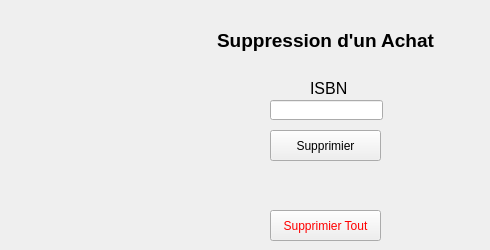
          <widget class="QWidget" name="Suppression">
           <attribute name="title">
            <string>Suppression</string>
           </attribute>
           <widget class="QLabel" name="Txt_VS">
            <property name="geometry">
             <rect>
              <x>170</x>
              <y>20</y>
              <width>311</width>
              <height>41</height>
             </rect>
            </property>
            <property name="font">
             <font>
              <pointsize>14</pointsize>
              <weight>75</weight>
              <bold>true</bold>
             </font>
            </property>
            <property name="layoutDirection">
             <enum>Qt::LeftToRight</enum>
            </property>
            <property name="text">
             <string>Suppression d'un Achat</string>
            </property>
            <property name="alignment">
             <set>Qt::AlignCenter</set>
            </property>
           </widget>
           <widget class="QLineEdit" name="LE_IDVentVS">
            <property name="geometry">
             <rect>
              <x>270</x>
              <y>100</y>
              <width>113</width>
              <height>20</height>
             </rect>
            </property>
           </widget>
           <widget class="QLabel" name="Txt_ISBNVS">
            <property name="geometry">
             <rect>
              <x>310</x>
              <y>80</y>
              <width>41</width>
              <height>16</height>
             </rect>
            </property>
            <property name="font">
             <font>
              <pointsize>12</pointsize>
             </font>
            </property>
            <property name="text">
             <string>ISBN</string>
            </property>
           </widget>
           <widget class="QPushButton" name="SupV">
            <property name="geometry">
             <rect>
              <x>270</x>
              <y>130</y>
              <width>111</width>
              <height>31</height>
             </rect>
            </property>
            <property name="text">
             <string>Supprimier</string>
            </property>
           </widget>
           <widget class="QPushButton" name="SupTV">
            <property name="geometry">
             <rect>
              <x>270</x>
              <y>210</y>
              <width>111</width>
              <height>31</height>
             </rect>
            </property>
            <property name="styleSheet">
             <string notr="true">color: rgb(255, 0, 0);</string>
            </property>
            <property name="text">
             <string>Supprimier Tout</string>
            </property>
           </widget>
          </widget>
